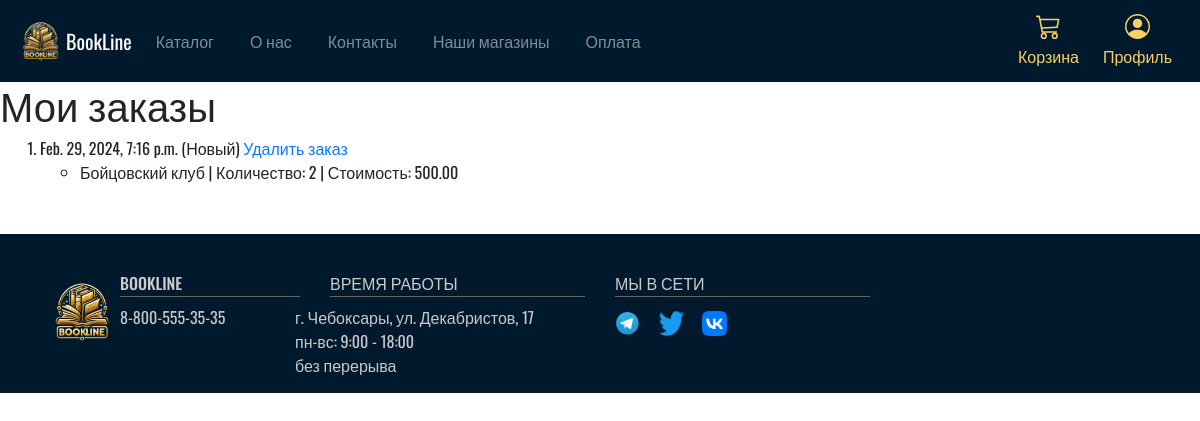
Page /orders (signed in) on the committed database.
### demo/models.py (models this page shows, shortened)
class Order(models.Model):
    STATUS_CHOICES = [
        ('new', 'Новый'),
        ('confirmed', 'Подтвержденный'),
        ('canceled', 'Отмененный')
    ]
    date = models.DateTimeField(verbose_name='Дата заказа', auto_now_add=True)
    status = models.CharField(max_length=254, verbose_name='Статус',
                              choices=STATUS_CHOICES,
                              default='new')
    user = models.ForeignKey(User, verbose_name='Пользователь', on_delete=models.CASCADE)
    rejection_reason = models.TextField(verbose_name='Причина отказа', blank=True)
    products = models.ManyToManyField(Product, through='ItemInOrder', related_name='orders')
    def status_verbose(self):
        return dict(self.STATUS_CHOICES)[self.status]

class ItemInOrder(models.Model):
    order = models.ForeignKey(Order, verbose_name='Заказ', on_delete=models.CASCADE)
    product = models.ForeignKey(Product, verbose_name='Товар', on_delete=models.CASCADE)
    count = models.IntegerField(verbose_name='Количество', blank=False, default=0)
    price = models.DecimalField(verbose_name='Стоимость', max_digits=10, decimal_places=2, blank=False,
                                default=0.00)

class Product(models.Model):
    name = models.CharField(max_length=254, verbose_name='Имя', blank=False)
    date = models.DateTimeField(verbose_name='Дата добавления', auto_now_add=True)
    photo_file = models.ImageField(max_length=254, upload_to=get_name_file,
                                   blank=True, null=True,
                                   validators=[FileExtensionValidator(allowed_extensions=['png', 'jpg', 'jpeg'])])
    year = models.IntegerField(verbose_name='Год издания', blank=True)
    country = models.CharField(max_length=254, verbose_name='Автор', blank=True)
    opisanie = models.CharField(max_length=254, verbose_name='Описание', blank=True)
    price = models.DecimalField(verbose_name='Стоимость', max_digits=10, decimal_places=2, blank=False,
                                default=0.00)
    count = models.IntegerField(verbose_name='Количество', blank=False, default=1)
    category = models.ForeignKey('Category', verbose_name='Категория', on_delete=models.CASCADE)

### demo/views.py (the view)
# urls.py: path('orders', OrderListView.as_view(), name='orders'),
class OrderListView(LoginRequiredMixin, generic.ListView):
    model = Order
    template_name = 'orders.html'
    def get_queryset(self):
        return Order.objects.filter(user=self.request.user).order_by('-date')

### templates/orders.html
{% extends "base.html" %}
{% block content %}
    <h1>Мои заказы</h1>
    {% if order_list %}
        <ol>
            {% for order in order_list %}
                <li>
                    {{ order.date }} ({{ order.status_verbose }})
                    {% if order.status == 'new' %}
                        <a href="{% url 'delete_order'  order.pk %}">Удалить заказ</a>
                    {% endif %}
                    {% if order.iteminorder_set.all %}
                        <ul>
                            {% for item in order.iteminorder_set.all %}
                                <li>{{ item.product.name }} | Количество: {{ item.count }} |
                                    Стоимость: {{ item.price }} </li>
                            {% endfor %}
                        </ul>
                    {% endif %}
                </li>
            {% endfor %}
        </ol>
    {% else %}
        <p>У вас пока нет заказов</p>
    {% endif %}
{% endblock %}

### demo/static/css/main.css (style rules this page uses)
body { font-family: "Oswald", sans-serif; font-optical-sizing: auto; font-weight: weight; font-style: normal; padding-top: 5rem; }

### rows in the picture
Order: date "Feb. 29, 2024, 7:16 p.m.", status_verbose "Новый", shows "Удалить заказ"
ItemInOrder: product.name "Бойцовский клуб", count "2", price "500.00"
